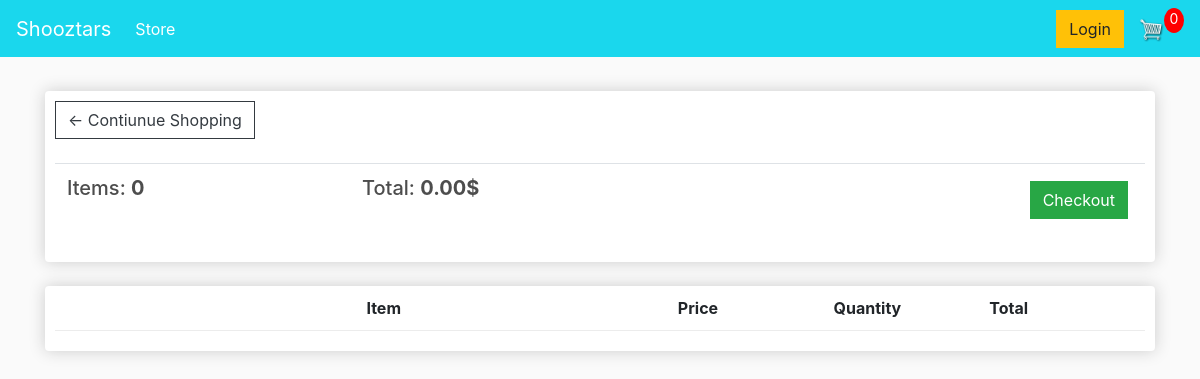
/cart/ (signed in), run on an earlier commit of the app's database.
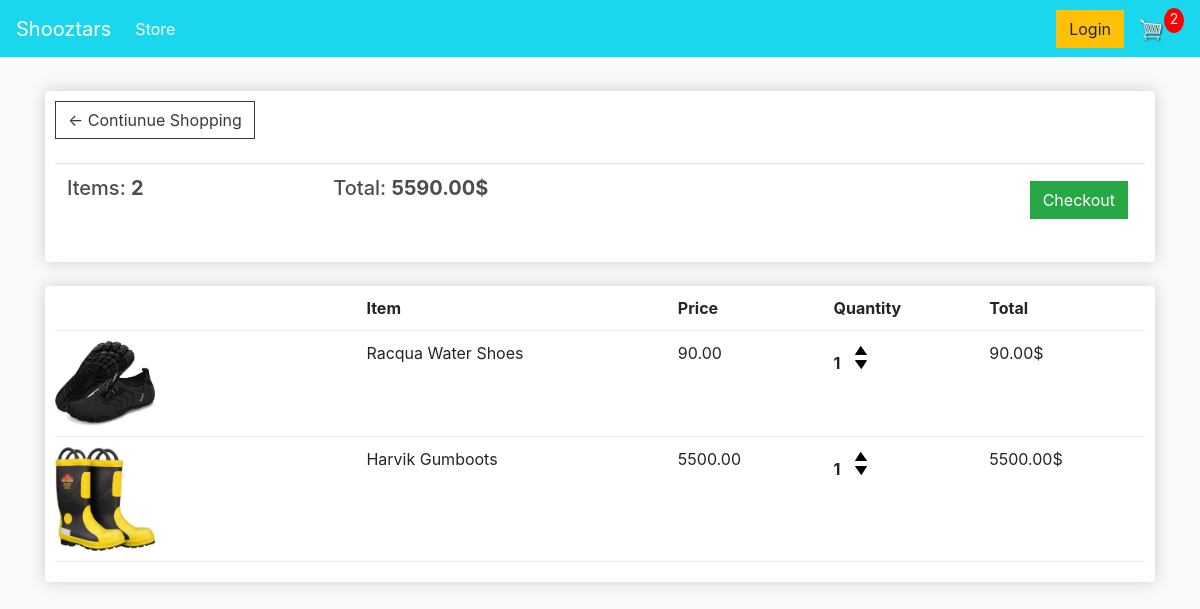
And on a later commit of the database.
### store/models.py (models this page shows, shortened)
class Order(models.Model):
    customer = models.ForeignKey(Customer, on_delete=models.SET_NULL, null=True, blank=True)
    date_ordered = models.DateTimeField(auto_now_add=True)
    complete = models.BooleanField(default=False)
    transaction_id = models.CharField(max_length=100, null=True)
    @property
    def get_cart_total(self):
        orderitems = self.orderitem_set.all()
        total = sum([item.get_total for  item in orderitems])
        return total
    @property
    def get_cart_items(self):
        orderitems = self.orderitem_set.all()
        total = sum([item.quantity for  item in orderitems])
        return total

class OrderItem(models.Model):
    product = models.ForeignKey(Product, on_delete=models.SET_NULL, null=True)
    order = models.ForeignKey(Order, on_delete=models.SET_NULL, null=True)
    quantity = models.IntegerField(default=0, null=True, blank=True)
    date_added = models.DateTimeField(auto_now_add=True)
    @property
    def get_total(self):
        total = self.product.price * self.quantity
        return total

class Product(models.Model):
    name = models.CharField(max_length=200)
    price = models.DecimalField(max_digits=12, decimal_places=2)
    digital = models.BooleanField(default=False, null=True, blank=True)
    image = models.ImageField(null=True, blank=True)
    @property
    def imageURL(self):
        try:
            url = self.image.url
        except:
            url = ''
        return url

### store/views.py (the view)
# urls.py: path('cart/', views.cart, name = "cart"),
def cart(request):
    data = cartData(request)
    cartItems = data['cartItems']
    order = data['order']
    items = data['items']
    context = {'items':items, 'order':order, 'cartItems': cartItems}
    return render(request, 'store/cart.html', context)

### store/utils.py (called while the page is built)
def cartData(request):
    if request.user.is_authenticated:
        customer = request.user.customer
        order, created = Order.objects.get_or_create(customer=customer, complete=False)
        items =  order.orderitem_set.all()
        cartItems = order.get_cart_items
    else:
        cookieData = cookieCart(request)
        cartItems = cookieData['cartItems']
        order = cookieData['order']
        items = cookieData['items']
    return{'cartItems':cartItems, 'order':order, 'items':items}

### store/templates/store/cart.html
{% extends 'store/main.html'%}
{% load static %}
{% block content%}
    <div class="row">
        <div class="col-lg-12">
            <div class="box-element">
                <a class="btn btn-outline-dark" href="{% url 'store'%}">&#x2190; Contiunue Shopping</a>
                <br>
                <br>
                <table class="table">
                    <tr>
                        <th><h5>Items: <strong>{{order.get_cart_items}}</strong></h5></th>
                        <th><h5>Total: <strong>{{order.get_cart_total|floatformat:2}}$</strong></h5></th>
                        <th>
                            <a style="float: right; margin: 5px" class="btn btn-success" href="{% url 'checkout'%}">Checkout</a>
                        </th>
                    </tr>
                </table>
            </div>
            <br>
            <div class="box-element">
                <div class="cart-row">
                    <div style="flex:2"></div>
                    <div style="flex:2"><strong>Item</strong></div>
                    <div style="flex:1"><strong>Price</strong></div>
                    <div style="flex:1"><strong>Quantity</strong></div>
                    <div style="flex:1"><strong>Total</strong></div>
                </div>
                {% for item in items %}
                <div class="cart-row">
                    <div style="flex:2"><img class="row-image" src="{{item.product.imageURL}}"></div>
                    <div style="flex:2">{{item.product.name}}</div>
                    <div style="flex:1">{{item.product.price|floatformat:2}}</div>
                        <div style="flex:1">
                            <p class="quantity">{{item.quantity}}</p>
                            <div class="quantity">
                                <img data-product={{item.product.id}} data-action="add" class="chg-quantity update-cart" src="{% static 'images/arrow-up.png'%}">
                                <img data-product={{item.product.id}} data-action="remove" class="chg-quantity update-cart" src="{% static 'images/arrow-down.png'%}">
                            </div>
                        </div>
                    <div style="flex:1"><p>{{item.get_total|floatformat:2}}$</p></div>
                </div>
                {% endfor %}
            </div>
        </div>
    </div>
{% endblock content %}

### store/templates/store/main.html (shortened to what this page needs)
<!DOCTYPE html>
{% load static %}
<html>
<head>
	<link rel="stylesheet" href="https://stackpath.bootstrapcdn.com/bootstrap/4.4.1/css/bootstrap.min.css">
	<link rel="stylesheet" type="text/css" href="{% static 'css/main.css' %}">
</head>
<body>
	<nav class="navbar navbar-expand-lg navbar-dark bg-dark">
	  <a class="navbar-brand" href="{% url 'store'%}">Shooztars</a>
	  <div class="collapse navbar-collapse" id="navbarSupportedContent">
	    <ul class="navbar-nav mr-auto">
	      <li class="nav-item active">
	        <a class="nav-link" href="{%url 'store'%}">Store<span class="sr-only">(current)</span></a>
	      </li>
	    </ul>
        <div class="form-inline my-2 my-lg-0">
            <a href="#"class="btn btn-warning">Login</a>
            <a href="{% url 'cart' %}">
               <img  id="cart-icon" src="{% static 'images/cart.png' %}">
           </a>
           <p id="cart-total">{{cartItems}}</p>
       </div>
	  </div>
	</nav>
     <div class="container">
            <br>
            {% block content %}
            {% endblock content %}
         </div>
</body>
</html>

### static/css/main.css (style rules this page uses)
body { background-color: hsl(0, 0%, 98%); }
h1,h2,h3,h4,h5,h6 { color:hsl(0, 0%, 30%); }
.box-element { box-shadow:hsl(0, 0%, 80%) 0 0 16px; background-color: #fff; border-radius: 4px; padding: 10px; }
.bg-dark { background-color: #1AD7ED!important; }
#cart-icon { width:25px; display: inline-block; margin-left: 15px; }
#cart-total { display: block; text-align: center; color:#fff; background-color: red; width: 20px; height: 25px; border-radius: 50%; font-size: 14px; }
.col-lg-4, .col-lg-6, .col-lg-8, .col-lg-12 { margin-top: 10px; }
.btn { border-radius: 0; }
.row-image { width: 100px; }
.cart-row { display: flex; align-items: flex-stretch; padding-bottom: 10px; margin-bottom: 10px; border-bottom: 1px solid #ececec; }
.quantity { display: inline-block; font-weight: 700; padding-right:10px; }
.chg-quantity { width: 12px; cursor: pointer; display: block; margin-top: 5px; transition:.1s; }

What changed in the data, as far as the page shows it:
computed for Order: get_cart_items "0" → "2"; get_cart_total "0.00" → "5590.00"
added OrderItem: product.imageURL (picture), product.name "Racqua Water Shoes", product.price "90.00", quantity "1", get_total "90.00"
added OrderItem: product.imageURL (picture), product.name "Harvik Gumboots", product.price "5500.00", quantity "1", get_total "5500.00"
Also different on the page:
{{ cartItems }}: "0" → "2"
